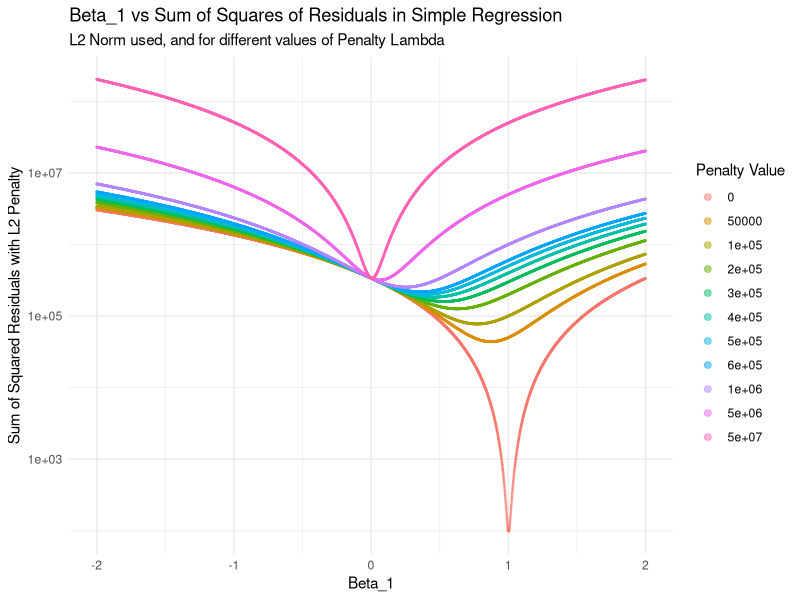
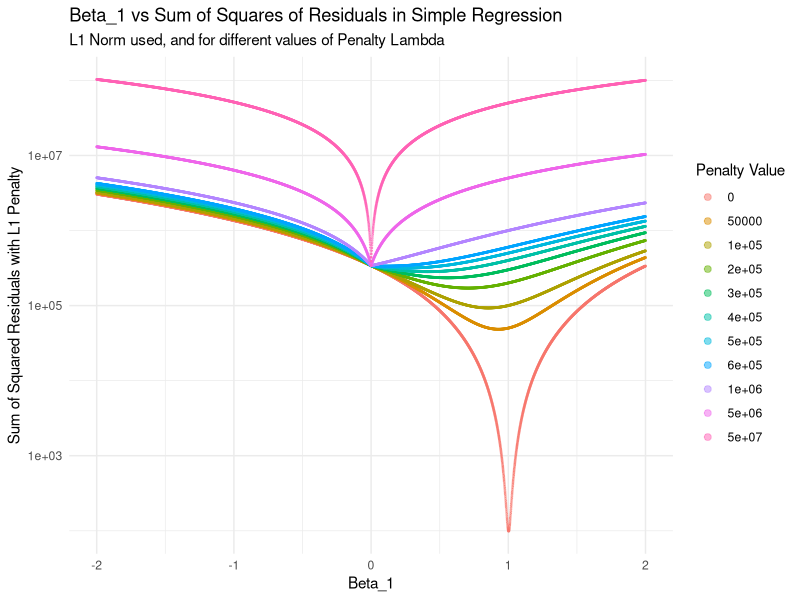
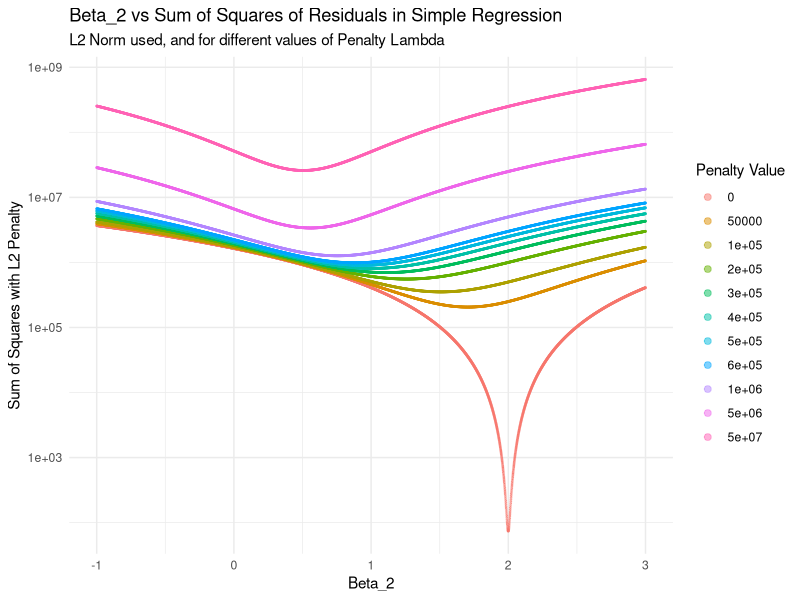
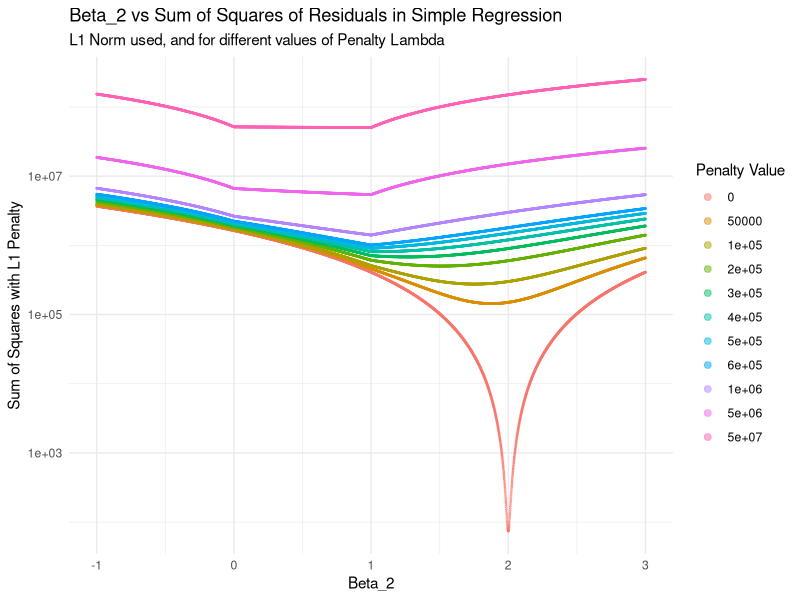

R code for these plots, in order:
## ---- chunk 1
knitr::opts_chunk$set(echo = TRUE, message = FALSE, warning = FALSE, fig.height = 6, fig.width = 9)
## ---- chunk 2
require(dplyr)
require(ggplot2)
## ---- chunk 3
x <- 1:100
y <- 1 * x + rnorm(100, 0, 1)
## ---- chunk 4
### Sum of Squared Residuals with L2 Norm Formula
ssr_ridge <- function(beta_1, Lam){
  sum((y - (beta_1*x))^2) + (Lam*(beta_1^2))
}
## ---- chunk 5
### Sum of Squared Residuals with L1 Norm Formula
ssr_lasso <- function(beta_1, Lam){
  sum((y - (beta_1*x))^2) + (Lam*abs(beta_1))
}
## ---- chunk 6
### Beta_1 values for graph
b1 <- ((-2000:2000) / 1000)

### Lambda Values
lam <- c(0, 50000, 100000, 200000, 300000, 400000, 500000, 600000, 1000000, 5000000, 50000000)

### Combination of Beta_1 and Lambda Values
B1 <- rep(b1, times = length(lam))
L  <- rep(lam, each = length(b1))
d <- data.frame(B1, L)
head(d)
## ---- chunk 7

d <- d %>% 
  group_by(B1, L) %>% 
  mutate(val_ridge = ssr_ridge(B1, L),
         val_lasso = ssr_lasso(B1, L)) %>%
  ungroup() 
## ---- chunk 8
d %>%
  ggplot(aes(B1, val_ridge, color = as.factor(L))) +
  geom_point(alpha = 0.5, size = 0.3) +
  theme_minimal() +
  scale_y_log10() +
  labs(title = "Beta_1 vs Sum of Squares of Residuals in Simple Regression",
       subtitle = "L2 Norm used, and for different values of Penalty Lambda",
       x = "Beta_1",
       y = "Sum of Squared Residuals with L2 Penalty",
       color = "Penalty Value") +
  guides(color = guide_legend(override.aes = list(size = 2)))
## ---- chunk 9
d %>%
  ggplot(aes(B1, val_lasso, color = as.factor(L))) +
  geom_point(alpha = 0.5, size = 0.3) +
  theme_minimal() +
  scale_y_log10() +
  labs(title = "Beta_1 vs Sum of Squares of Residuals in Simple Regression",
       subtitle = "L1 Norm used, and for different values of Penalty Lambda",
       x = "Beta_1",
       y = "Sum of Squared Residuals with L1 Penalty",
       color = "Penalty Value") +
  guides(color = guide_legend(override.aes = list(size = 2)))
## ---- chunk 10
### Find the Value of Beta_1, WHen Lambda is Maximum, and SSR_Ridge Minimum
d %>% 
  filter(L == max(L)) %>% 
  filter(val_ridge == min(val_ridge)) 

### Find the Value of Beta_1, WHen Lambda is Maximum, and SSR_Lasso Minimum
d %>% 
  filter(L == max(L)) %>% 
  filter(val_lasso == min(val_lasso)) 

## ---- chunk 11
x1 <- 1:100
x2 <- (1:100) / 10
y <- 1 * x1 + + 2 * x2 + rnorm(100, 0, 1)
## ---- chunk 12
### Sum of Squared Residuals with L2 Norm Formula
ssr_ridge <- function(beta_1, beta_2, Lam){
  sum((y - (beta_1*x1 + beta_2*x2))^2) + (Lam*(beta_1^2 + beta_2^2))
}

## ---- chunk 13
### Sum of Squared Residuals with L1 Norm Formula
ssr_lasso <- function(beta_1, beta_2, Lam){
  sum((y - (beta_1*x1 + beta_2*x2))^2) + (Lam*(abs(beta_1) + abs(beta_2)))
}
## ---- chunk 14
### Beta_1 Beta_2 values for graph
b1 <- (-2000:2000) / 1000
b2 <- (-1000:3000) / 1000

### Lambda Values
lam <- c(0, 50000, 100000, 200000, 300000, 400000, 500000, 600000, 1000000, 5000000, 50000000)

### Combination of Beta_1 and Lambda Values
B1 <- rep(b1, times = length(lam))
B2 <- rep(b2, times = length(lam))
L  <- rep(lam, each = length(b1))
d <- data.frame(B1, B2, L)
head(d)
## ---- chunk 15

d <- d %>% 
  group_by(B1, B2, L) %>% 
  mutate(val_ridge = ssr_ridge(B1, B2, L),
         val_lasso = ssr_lasso(B1, B2, L)) %>%
  ungroup()
## ---- chunk 16
### Visualize Ridge for Beta_2
d %>%
  ggplot(aes(B2, val_ridge, color = as.factor(L))) +
  geom_point(alpha = 0.5, size = 0.3) +
  theme_minimal() +
  scale_y_log10() +
  labs(title = "Beta_2 vs Sum of Squares of Residuals in Simple Regression",
       subtitle = "L2 Norm used, and for different values of Penalty Lambda",
       x = "Beta_2",
       y = "Sum of Squares with L2 Penalty",
       color = "Penalty Value") +
  guides(color = guide_legend(override.aes = list(size = 2)))
## ---- chunk 17
d %>%
  ggplot(aes(B2, val_lasso, color = as.factor(L))) +
  geom_point(alpha = 0.5, size = 0.3) +
  theme_minimal() +
  scale_y_log10() +
  labs(title = "Beta_2 vs Sum of Squares of Residuals in Simple Regression",
       subtitle = "L1 Norm used, and for different values of Penalty Lambda",
       x = "Beta_2",
       y = "Sum of Squares with L1 Penalty",
       color = "Penalty Value") +
  guides(color = guide_legend(override.aes = list(size = 2)))
## ---- chunk 18
### Find the Value of Beta_2, WHen Lambda is Maximum, and SSR_Ridge Minimum
d %>% 
  select(-B1) %>% 
  filter(L == max(L)) %>% 
  filter(val_ridge == min(val_ridge)) 

### Find the Value of Beta_2, WHen Lambda is Maximum, and SSR_Lasso Minimum
d %>% 
  select(-B1) %>% 
  filter(L == max(L)) %>% 
  filter(val_lasso == min(val_lasso)) 

